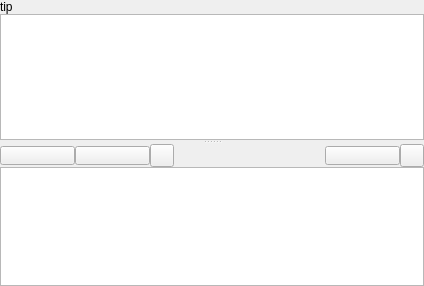
<ui version="4.0" >
 <class>MsgSend</class>
 <widget class="QWidget" name="MsgSend" >
  <property name="windowModality" >
   <enum>Qt::NonModal</enum>
  </property>
  <property name="geometry" >
   <rect>
    <x>0</x>
    <y>0</y>
    <width>424</width>
    <height>286</height>
   </rect>
  </property>
  <property name="windowTitle" >
   <string>messageSend</string>
  </property>
  <property name="styleSheet" >
   <string/>
  </property>
  <layout class="QVBoxLayout" >
   <property name="spacing" >
    <number>0</number>
   </property>
   <property name="leftMargin" >
    <number>0</number>
   </property>
   <property name="topMargin" >
    <number>0</number>
   </property>
   <property name="rightMargin" >
    <number>0</number>
   </property>
   <property name="bottomMargin" >
    <number>0</number>
   </property>
   <item>
    <widget class="QLabel" name="Ac_Status" >
     <property name="frameShape" >
      <enum>QFrame::NoFrame</enum>
     </property>
     <property name="text" >
      <string>tip</string>
     </property>
     <property name="textFormat" >
      <enum>Qt::RichText</enum>
     </property>
     <property name="wordWrap" >
      <bool>true</bool>
     </property>
    </widget>
   </item>
   <item>
    <widget class="QSplitter" name="splitter" >
     <property name="orientation" >
      <enum>Qt::Vertical</enum>
     </property>
     <widget class="QTextEdit" name="MsgBrowser" >
      <property name="focusPolicy" >
       <enum>Qt::ClickFocus</enum>
      </property>
      <property name="styleSheet" >
       <string/>
      </property>
      <property name="lineWidth" >
       <number>2</number>
      </property>
      <property name="verticalScrollBarPolicy" >
       <enum>Qt::ScrollBarAsNeeded</enum>
      </property>
      <property name="autoFormatting" >
       <set>QTextEdit::AutoAll</set>
      </property>
      <property name="tabChangesFocus" >
       <bool>false</bool>
      </property>
      <property name="undoRedoEnabled" >
       <bool>true</bool>
      </property>
      <property name="readOnly" >
       <bool>true</bool>
      </property>
      <property name="html" >
       <string>&lt;html>&lt;head>&lt;meta name="qrichtext" content="1" />&lt;style type="text/css">
p, li { white-space: pre-wrap; }
&lt;/style>&lt;/head>&lt;body style=" font-family:'宋体'; font-size:9pt; font-weight:400; font-style:normal;">
&lt;p style="-qt-paragraph-type:empty; margin-top:0px; margin-bottom:0px; margin-left:0px; margin-right:0px; -qt-block-indent:0; text-indent:0px; font-family:'Sans Serif';">&lt;/p>
&lt;p style="-qt-paragraph-type:empty; margin-top:0px; margin-bottom:0px; margin-left:0px; margin-right:0px; -qt-block-indent:0; text-indent:0px; font-family:'Sans Serif';">&lt;/p>&lt;/body>&lt;/html></string>
      </property>
      <property name="overwriteMode" >
       <bool>true</bool>
      </property>
      <property name="textInteractionFlags" >
       <set>Qt::TextSelectableByMouse</set>
      </property>
     </widget>
     <widget class="QWidget" name="layoutWidget" >
      <layout class="QGridLayout" >
       <property name="horizontalSpacing" >
        <number>0</number>
       </property>
       <property name="verticalSpacing" >
        <number>0</number>
       </property>
       <item row="0" column="0" >
        <widget class="QToolButton" name="btnSwitchSendMode" >
         <property name="sizePolicy" >
          <sizepolicy vsizetype="Fixed" hsizetype="Fixed" >
           <horstretch>0</horstretch>
           <verstretch>0</verstretch>
          </sizepolicy>
         </property>
         <property name="minimumSize" >
          <size>
           <width>75</width>
           <height>19</height>
          </size>
         </property>
         <property name="maximumSize" >
          <size>
           <width>80</width>
           <height>19</height>
          </size>
         </property>
         <property name="toolTip" >
          <string>switch send mode</string>
         </property>
         <property name="text" >
          <string/>
         </property>
         <property name="checkable" >
          <bool>true</bool>
         </property>
        </widget>
       </item>
       <item row="0" column="1" >
        <widget class="QToolButton" name="btnHistory" >
         <property name="minimumSize" >
          <size>
           <width>75</width>
           <height>19</height>
          </size>
         </property>
         <property name="maximumSize" >
          <size>
           <width>75</width>
           <height>19</height>
          </size>
         </property>
         <property name="toolTip" >
          <string>history</string>
         </property>
         <property name="text" >
          <string/>
         </property>
        </widget>
       </item>
       <item row="0" column="2" >
        <widget class="QToolButton" name="btnNudge" >
         <property name="minimumSize" >
          <size>
           <width>0</width>
           <height>0</height>
          </size>
         </property>
         <property name="toolTip" >
          <string>nudge</string>
         </property>
         <property name="text" >
          <string/>
         </property>
        </widget>
       </item>
       <item row="0" column="3" >
        <spacer>
         <property name="sizePolicy" >
          <sizepolicy vsizetype="Minimum" hsizetype="Minimum" >
           <horstretch>0</horstretch>
           <verstretch>0</verstretch>
          </sizepolicy>
         </property>
         <property name="orientation" >
          <enum>Qt::Horizontal</enum>
         </property>
         <property name="sizeHint" >
          <size>
           <width>108</width>
           <height>17</height>
          </size>
         </property>
        </spacer>
       </item>
       <item row="0" column="4" >
        <widget class="QLabel" name="input_nm" >
         <property name="sizePolicy" >
          <sizepolicy vsizetype="Preferred" hsizetype="Preferred" >
           <horstretch>0</horstretch>
           <verstretch>0</verstretch>
          </sizepolicy>
         </property>
         <property name="text" >
          <string/>
         </property>
        </widget>
       </item>
       <item row="0" column="5" >
        <widget class="QToolButton" name="btnSend" >
         <property name="sizePolicy" >
          <sizepolicy vsizetype="Fixed" hsizetype="Fixed" >
           <horstretch>0</horstretch>
           <verstretch>0</verstretch>
          </sizepolicy>
         </property>
         <property name="minimumSize" >
          <size>
           <width>75</width>
           <height>19</height>
          </size>
         </property>
         <property name="maximumSize" >
          <size>
           <width>75</width>
           <height>19</height>
          </size>
         </property>
         <property name="toolTip" >
          <string>sendmsg</string>
         </property>
         <property name="text" >
          <string/>
         </property>
        </widget>
       </item>
       <item row="0" column="6" >
        <widget class="QToolButton" name="btnFace" >
         <property name="toolTip" >
          <string>facetool</string>
         </property>
         <property name="text" >
          <string/>
         </property>
        </widget>
       </item>
       <item row="1" column="0" colspan="7" >
        <widget class="QTextEdit" name="MsgEdit" >
         <property name="sizePolicy" >
          <sizepolicy vsizetype="Expanding" hsizetype="Expanding" >
           <horstretch>0</horstretch>
           <verstretch>0</verstretch>
          </sizepolicy>
         </property>
         <property name="styleSheet" >
          <string/>
         </property>
         <property name="tabChangesFocus" >
          <bool>false</bool>
         </property>
         <property name="acceptRichText" >
          <bool>false</bool>
         </property>
        </widget>
       </item>
      </layout>
     </widget>
    </widget>
   </item>
  </layout>
 </widget>
 <resources/>
 <connections/>
</ui>
